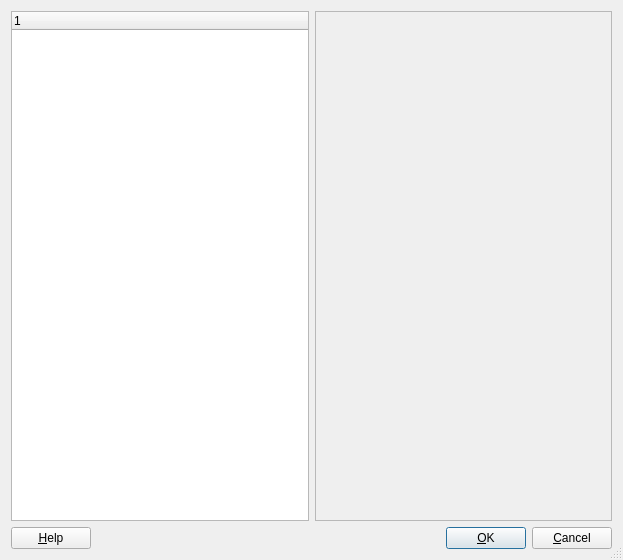
<ui version="4.0" >
 <author></author>
 <comment></comment>
 <exportmacro></exportmacro>
 <class>ConfigureDisplayList</class>
 <widget class="QDialog" name="ConfigureDisplayList" >
  <property name="geometry" >
   <rect>
    <x>0</x>
    <y>0</y>
    <width>623</width>
    <height>560</height>
   </rect>
  </property>
  <property name="windowTitle" >
   <string>Configure Display List</string>
  </property>
  <property name="sizeGripEnabled" >
   <bool>true</bool>
  </property>
  <layout class="QGridLayout" >
   <property name="margin" >
    <number>11</number>
   </property>
   <property name="spacing" >
    <number>6</number>
   </property>
   <item row="1" column="0" colspan="2" >
    <layout class="QHBoxLayout" >
     <property name="margin" >
      <number>0</number>
     </property>
     <property name="spacing" >
      <number>6</number>
     </property>
     <item>
      <widget class="QPushButton" name="buttonHelp" >
       <property name="text" >
        <string>&amp;Help</string>
       </property>
       <property name="shortcut" >
        <string>F1</string>
       </property>
       <property name="autoDefault" >
        <bool>true</bool>
       </property>
      </widget>
     </item>
     <item>
      <spacer>
       <property name="orientation" >
        <enum>Qt::Horizontal</enum>
       </property>
       <property name="sizeType" >
        <enum>QSizePolicy::Expanding</enum>
       </property>
       <property name="sizeHint" >
        <size>
         <width>20</width>
         <height>20</height>
        </size>
       </property>
      </spacer>
     </item>
     <item>
      <widget class="QPushButton" name="buttonOk" >
       <property name="text" >
        <string>&amp;OK</string>
       </property>
       <property name="shortcut" >
        <string/>
       </property>
       <property name="autoDefault" >
        <bool>true</bool>
       </property>
       <property name="default" >
        <bool>true</bool>
       </property>
      </widget>
     </item>
     <item>
      <widget class="QPushButton" name="buttonCancel" >
       <property name="text" >
        <string>&amp;Cancel</string>
       </property>
       <property name="shortcut" >
        <string/>
       </property>
       <property name="autoDefault" >
        <bool>true</bool>
       </property>
      </widget>
     </item>
    </layout>
   </item>
   <item row="0" column="1" >
    <widget class="QScrollArea" name="frameRenderItem" >
     <property name="sizePolicy" >
      <sizepolicy>
       <hsizetype>7</hsizetype>
       <vsizetype>7</vsizetype>
       <horstretch>0</horstretch>
       <verstretch>0</verstretch>
      </sizepolicy>
     </property>
     <property name="frameShape" >
      <enum>QFrame::StyledPanel</enum>
     </property>
     <property name="frameShadow" >
      <enum>QFrame::Raised</enum>
     </property>
    </widget>
   </item>
   <item row="0" column="0" >
    <widget class="QTreeWidget" name="listRenderItems" >
     <property name="contextMenuPolicy" >
      <enum>Qt::CustomContextMenu</enum>
     </property>
     <property name="columnCount" >
      <number>1</number>
     </property>
     <column>
      <property name="text" >
       <string/>
      </property>
     </column>
    </widget>
   </item>
  </layout>
 </widget>
 <layoutdefault spacing="6" margin="11" />
 <pixmapfunction>qPixmapFromMimeSource</pixmapfunction>
 <customwidgets>
  <customwidget>
   <class>QScrollArea</class>
   <extends>QFrame</extends>
   <header>QScrollArea</header>
   <container>0</container>
   <pixmap></pixmap>
  </customwidget>
 </customwidgets>
 <resources/>
 <connections>
  <connection>
   <sender>buttonOk</sender>
   <signal>clicked()</signal>
   <receiver>ConfigureDisplayList</receiver>
   <slot>accept()</slot>
   <hints>
    <hint type="sourcelabel" >
     <x>471</x>
     <y>536</y>
    </hint>
    <hint type="destinationlabel" >
     <x>221</x>
     <y>528</y>
    </hint>
   </hints>
  </connection>
  <connection>
   <sender>buttonCancel</sender>
   <signal>clicked()</signal>
   <receiver>ConfigureDisplayList</receiver>
   <slot>reject()</slot>
   <hints>
    <hint type="sourcelabel" >
     <x>558</x>
     <y>532</y>
    </hint>
    <hint type="destinationlabel" >
     <x>315</x>
     <y>533</y>
    </hint>
   </hints>
  </connection>
 </connections>
</ui>
